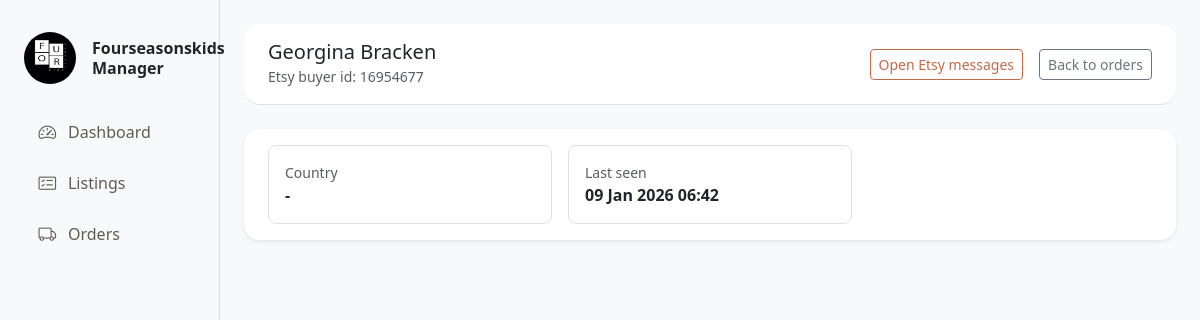
Screenshot of /customers/6/ (signed in) with the database file from the repository.
### customers/models.py (models this page shows, shortened)
class Buyer(models.Model):
    owner = models.ForeignKey(settings.AUTH_USER_MODEL, on_delete=models.CASCADE)
    etsy_buyer_user_id = models.BigIntegerField()
    display_name = models.CharField(max_length=255, blank=True)
    country_code = models.CharField(max_length=2, blank=True)
    last_seen_at = models.DateTimeField(null=True, blank=True)
    class Meta:
        constraints = [
            models.UniqueConstraint(
                fields=["owner", "etsy_buyer_user_id"], name="uniq_owner_buyer_user_id"
            )
        ]
    @property
    def etsy_messages_url(self) -> str:
        return f"https://www.etsy.com/messages?recipient_id={self.etsy_buyer_user_id}"

### customers/views.py (the view)
# urls.py: path("<int:pk>/", views.buyer_detail, name="buyer_detail"),
@login_required
def buyer_detail(request, pk: int):
    buyer = get_object_or_404(Buyer, pk=pk, owner=request.user)
    return render(request, "customers/detail.html", {"buyer": buyer})

### templates/customers/detail.html (shortened to what this page needs)
{% extends "layout/base.html" %}
{% block content %}
<header class="topbar d-flex justify-content-between align-items-center px-4 py-3 border-bottom bg-white rounded-4 mb-4">
    <div>
        <h1 class="h5 mb-0">{{ buyer.display_name|default:"Buyer" }}</h1>
        <small class="text-muted">Etsy buyer id: {{ buyer.etsy_buyer_user_id }}</small>
    </div>
    <div class="d-flex align-items-center gap-3">
        <a class="btn btn-outline-primary btn-sm" href="{{ buyer.etsy_messages_url }}" target="_blank" rel="noopener">Open Etsy messages</a>
        <a class="btn btn-outline-secondary btn-sm" href="{% url 'orders_home' %}">Back to orders</a>
    </div>
</header>
<div class="card border-0 shadow-sm rounded-4">
    <div class="card-body px-4 py-3">
        <div class="row g-3">
            <div class="col-12 col-md-4">
                <div class="border rounded-3 p-3 h-100">
                    <div class="text-muted small">Country</div>
                    <div class="fw-semibold">{{ buyer.country_code|default:"-" }}</div>
                </div>
            </div>
            <div class="col-12 col-md-4">
                <div class="border rounded-3 p-3 h-100">
                    <div class="text-muted small">Last seen</div>
                    <div class="fw-semibold">{{ buyer.last_seen_at|date:"d M Y H:i"|default:"-" }}</div>
                </div>
            </div>
        </div>
    </div>
</div>
{% endblock %}

### static/css/base.css (style rules this page uses)
:root { --color-primary: #c46a4a; --color-primary-hover: #b45c3f; --color-primary-soft: #f3e4df; --color-bg: #ffffff; --color-muted: #e6dfd2; --color-text: #1f1d17; --color-success: #7fa99b; --color-warning: #c46a4a; --step-active: var(--color-primary); --step-inactive: #e6dfd2; --step-line: #e6dfd2; }
.btn-outline-primary { color: var(--color-primary); border-color: var(--color-primary); background-color: transparent; }
a { color: var(--color-primary); }

### static/css/dashboard.css (style rules this page uses)
body { min-height: 100vh; background: red !important; overflow-x: hidden; }
.topbar { min-height: 76px; }

### rows the page displays
Buyer: display_name "Georgina Bracken", etsy_buyer_user_id "16954677", country_code "-", last_seen_at "09 Jan 2026 06:42"
